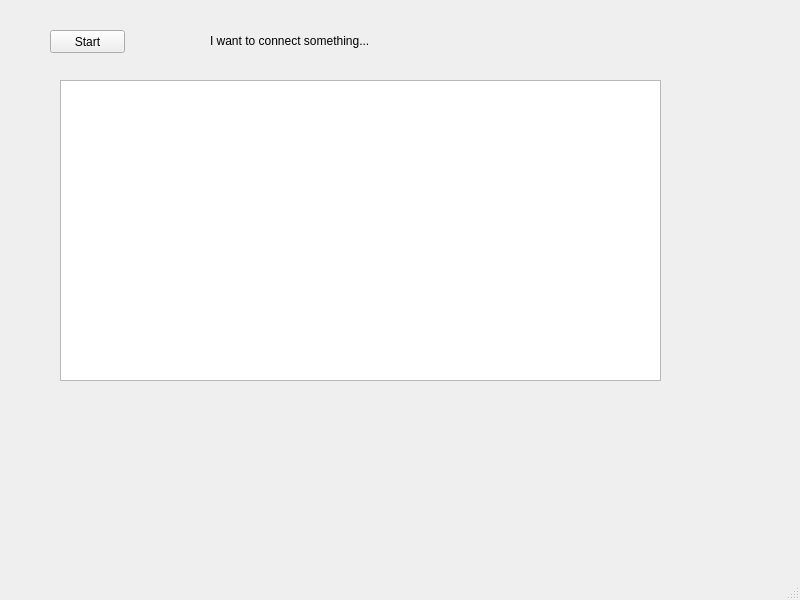
<?xml version="1.0" encoding="UTF-8"?>
<ui version="4.0">
 <class>MainWindow</class>
 <widget class="QMainWindow" name="MainWindow">
  <property name="geometry">
   <rect>
    <x>0</x>
    <y>0</y>
    <width>800</width>
    <height>600</height>
   </rect>
  </property>
  <property name="windowTitle">
   <string>MainWindow</string>
  </property>
  <widget class="QWidget" name="centralwidget">
   <widget class="QPushButton" name="pushButton">
    <property name="geometry">
     <rect>
      <x>50</x>
      <y>30</y>
      <width>75</width>
      <height>23</height>
     </rect>
    </property>
    <property name="text">
     <string>Start</string>
    </property>
   </widget>
   <widget class="QTextBrowser" name="textBrowser">
    <property name="geometry">
     <rect>
      <x>60</x>
      <y>80</y>
      <width>601</width>
      <height>301</height>
     </rect>
    </property>
   </widget>
   <widget class="QLabel" name="label">
    <property name="geometry">
     <rect>
      <x>210</x>
      <y>30</y>
      <width>201</width>
      <height>21</height>
     </rect>
    </property>
    <property name="text">
     <string>I want to connect something...</string>
    </property>
   </widget>
  </widget>
  <widget class="QStatusBar" name="statusbar"/>
  <widget class="QMenuBar" name="menubar">
   <property name="geometry">
    <rect>
     <x>0</x>
     <y>0</y>
     <width>800</width>
     <height>23</height>
    </rect>
   </property>
  </widget>
 </widget>
 <resources/>
 <connections/>
</ui>
